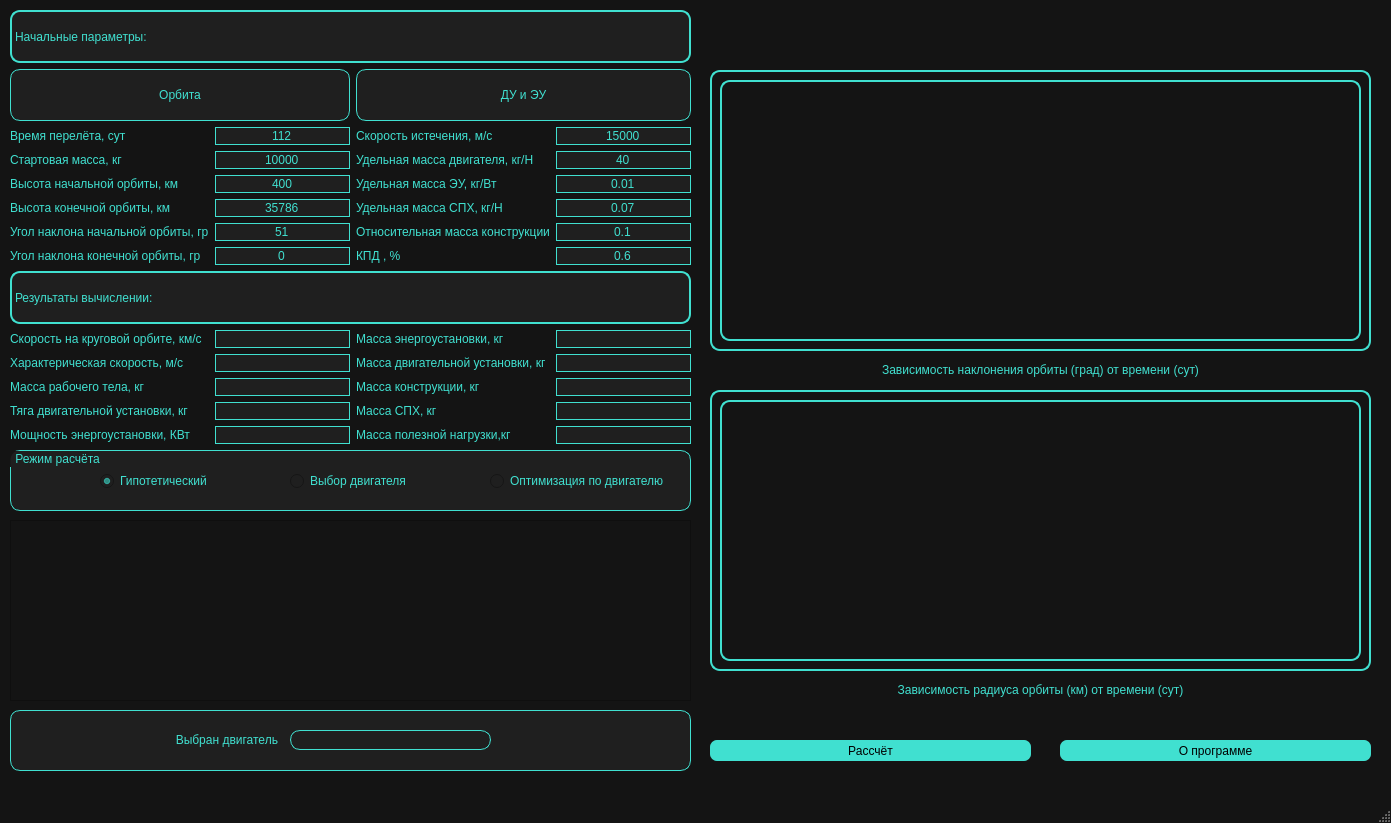
<?xml version="1.0" encoding="UTF-8"?>
<ui version="4.0">
 <class>MainWindow</class>
 <widget class="QMainWindow" name="MainWindow">
  <property name="geometry">
   <rect>
    <x>0</x>
    <y>0</y>
    <width>1391</width>
    <height>823</height>
   </rect>
  </property>
  <property name="windowTitle">
   <string>Andromeda </string>
  </property>
  <property name="styleSheet">
   <string notr="true">QMainWindow{
background-color: rgb(20, 20, 20);
color: turquoise;

}
QLineEdit
{
border-radius: 10px;
border: 1px solid turquoise;
color: turquoise;
background-color: rgb(31, 31, 31);

}
QLabel
{
background-color: rgb(20, 20, 20);
color: turquoise;
}

QTableView
{
background-color: rgb(20, 20, 20);
color: turquoise;
selection-background-color:  turquoise;
}
QTableView:selected
{
background-color: turquoise;
color: rgb(20, 20, 20);
}
QTableView QHeaderView::section{
    background: rgb(20, 20, 20);
    border: 2px outset rgb(20, 20, 20);
	color: turquoise;
}
QTableView QTableCornerButton::section {
    background: rgb(20, 20, 20);
    border: 2px outset rgb(20, 20, 20);
	color:turquoise;
}
QTableView QScrollBar{

background-color: turquoise;
color: rgb(20, 20, 20);
}
QMessageBox
{
background-color: rgb(20, 20, 20);
color: turquoise;
}

QPushButton{
	border-radius: 7px;
    color: black; 
    background: turquoise;
}
QPushButton:hover{
	border-radius: 7px;
	color: turquoise; 
    background: black;
	
}
QToolTip{
border-radius: 10px;
border: 1px solid turquoise;
color: turquoise;
background-color: rgb(31, 31, 31);
}
QGroupBox{
border-radius: 10px;
border: 1px solid turquoise;
color: turquoise;
background-color: rgb(31, 31, 31);
}


QRadioButton{
color: turquoise;
background-color: rgb(31, 31, 31);
}

indicator:checked:pressed{
color: turquoise;
background-color: rgb(31, 31, 31);
selection-background-color:  turquoise;
}</string>
  </property>
  <widget class="QWidget" name="centralwidget">
   <widget class="QWidget" name="gridLayoutWidget">
    <property name="geometry">
     <rect>
      <x>10</x>
      <y>10</y>
      <width>681</width>
      <height>434</height>
     </rect>
    </property>
    <layout class="QGridLayout" name="gridLayout">
     <item row="15" column="3">
      <widget class="QLineEdit" name="lineEdit_19">
       <property name="alignment">
        <set>Qt::AlignCenter</set>
       </property>
      </widget>
     </item>
     <item row="7" column="2">
      <widget class="QLabel" name="label_3">
       <property name="toolTip">
        <string>&lt;html&gt;&lt;head/&gt;&lt;body&gt;&lt;p&gt;Коэффициент полезного действия&lt;/p&gt;&lt;/body&gt;&lt;/html&gt;</string>
       </property>
       <property name="text">
        <string>КПД , %</string>
       </property>
      </widget>
     </item>
     <item row="17" column="1">
      <widget class="QLineEdit" name="lineEdit_16">
       <property name="alignment">
        <set>Qt::AlignCenter</set>
       </property>
      </widget>
     </item>
     <item row="2" column="0">
      <widget class="QLabel" name="label">
       <property name="text">
        <string>Время перелёта, сут</string>
       </property>
      </widget>
     </item>
     <item row="14" column="1">
      <widget class="QLineEdit" name="lineEdit_13">
       <property name="alignment">
        <set>Qt::AlignCenter</set>
       </property>
      </widget>
     </item>
     <item row="19" column="1">
      <widget class="QLineEdit" name="lineEdit_17">
       <property name="alignment">
        <set>Qt::AlignCenter</set>
       </property>
      </widget>
     </item>
     <item row="7" column="1">
      <widget class="QLineEdit" name="lineEdit_7">
       <property name="text">
        <string>0</string>
       </property>
       <property name="alignment">
        <set>Qt::AlignCenter</set>
       </property>
      </widget>
     </item>
     <item row="5" column="1">
      <widget class="QLineEdit" name="lineEdit_5">
       <property name="text">
        <string>35786</string>
       </property>
       <property name="alignment">
        <set>Qt::AlignCenter</set>
       </property>
      </widget>
     </item>
     <item row="3" column="3">
      <widget class="QLineEdit" name="lineEdit_9">
       <property name="text">
        <string>40</string>
       </property>
       <property name="alignment">
        <set>Qt::AlignCenter</set>
       </property>
      </widget>
     </item>
     <item row="7" column="3">
      <widget class="QLineEdit" name="lineEdit_3">
       <property name="text">
        <string>0.6</string>
       </property>
       <property name="alignment">
        <set>Qt::AlignCenter</set>
       </property>
      </widget>
     </item>
     <item row="16" column="1">
      <widget class="QLineEdit" name="lineEdit_15">
       <property name="alignment">
        <set>Qt::AlignCenter</set>
       </property>
      </widget>
     </item>
     <item row="16" column="0">
      <widget class="QLabel" name="label_14">
       <property name="text">
        <string>Масса рабочего тела, кг</string>
       </property>
      </widget>
     </item>
     <item row="3" column="2">
      <widget class="QLabel" name="label_11">
       <property name="text">
        <string>Удельная масса двигателя, кг/Н</string>
       </property>
      </widget>
     </item>
     <item row="17" column="3">
      <widget class="QLineEdit" name="lineEdit_21">
       <property name="alignment">
        <set>Qt::AlignCenter</set>
       </property>
      </widget>
     </item>
     <item row="2" column="2">
      <widget class="QLabel" name="label_4">
       <property name="text">
        <string>Скорость истечения, м/c</string>
       </property>
      </widget>
     </item>
     <item row="6" column="2">
      <widget class="QLabel" name="label_24">
       <property name="text">
        <string>Относительная масса конструкции</string>
       </property>
      </widget>
     </item>
     <item row="4" column="1">
      <widget class="QLineEdit" name="lineEdit_4">
       <property name="text">
        <string>400</string>
       </property>
       <property name="alignment">
        <set>Qt::AlignCenter</set>
       </property>
      </widget>
     </item>
     <item row="2" column="3">
      <widget class="QLineEdit" name="lineEdit_8">
       <property name="text">
        <string>15000</string>
       </property>
       <property name="alignment">
        <set>Qt::AlignCenter</set>
       </property>
      </widget>
     </item>
     <item row="19" column="3">
      <widget class="QLineEdit" name="lineEdit_22">
       <property name="alignment">
        <set>Qt::AlignCenter</set>
       </property>
      </widget>
     </item>
     <item row="4" column="0">
      <widget class="QLabel" name="label_5">
       <property name="text">
        <string>Высота начальной орбиты, км</string>
       </property>
      </widget>
     </item>
     <item row="5" column="0">
      <widget class="QLabel" name="label_6">
       <property name="text">
        <string>Высота конечной орбиты, км</string>
       </property>
      </widget>
     </item>
     <item row="19" column="2">
      <widget class="QLabel" name="label_20">
       <property name="text">
        <string>Масса полезной нагрузки,кг</string>
       </property>
      </widget>
     </item>
     <item row="4" column="3">
      <widget class="QLineEdit" name="lineEdit_10">
       <property name="text">
        <string>0.01</string>
       </property>
       <property name="alignment">
        <set>Qt::AlignCenter</set>
       </property>
      </widget>
     </item>
     <item row="14" column="3">
      <widget class="QLineEdit" name="lineEdit_18">
       <property name="alignment">
        <set>Qt::AlignCenter</set>
       </property>
      </widget>
     </item>
     <item row="15" column="0">
      <widget class="QLabel" name="label_12">
       <property name="text">
        <string>Характерическая скорость, м/с</string>
       </property>
      </widget>
     </item>
     <item row="6" column="1">
      <widget class="QLineEdit" name="lineEdit_6">
       <property name="text">
        <string>51</string>
       </property>
       <property name="alignment">
        <set>Qt::AlignCenter</set>
       </property>
      </widget>
     </item>
     <item row="19" column="0">
      <widget class="QLabel" name="label_16">
       <property name="text">
        <string>Мощность энергоустановки, КВт</string>
       </property>
      </widget>
     </item>
     <item row="3" column="1">
      <widget class="QLineEdit" name="lineEdit_2">
       <property name="text">
        <string>10000</string>
       </property>
       <property name="alignment">
        <set>Qt::AlignCenter</set>
       </property>
      </widget>
     </item>
     <item row="15" column="1">
      <widget class="QLineEdit" name="lineEdit_14">
       <property name="alignment">
        <set>Qt::AlignCenter</set>
       </property>
      </widget>
     </item>
     <item row="16" column="3">
      <widget class="QLineEdit" name="lineEdit_20">
       <property name="alignment">
        <set>Qt::AlignCenter</set>
       </property>
      </widget>
     </item>
     <item row="17" column="2">
      <widget class="QLabel" name="label_19">
       <property name="toolTip">
        <string>&lt;html&gt;&lt;head/&gt;&lt;body&gt;&lt;p&gt;Масса системы подачи и хранения&lt;/p&gt;&lt;/body&gt;&lt;/html&gt;</string>
       </property>
       <property name="text">
        <string>Масса СПХ, кг</string>
       </property>
      </widget>
     </item>
     <item row="4" column="2">
      <widget class="QLabel" name="label_22">
       <property name="toolTip">
        <string>&lt;html&gt;&lt;head/&gt;&lt;body&gt;&lt;p&gt;Удельная масса энергоустановки&lt;/p&gt;&lt;/body&gt;&lt;/html&gt;</string>
       </property>
       <property name="text">
        <string>Удельная масса ЭУ, кг/Вт</string>
       </property>
      </widget>
     </item>
     <item row="6" column="0">
      <widget class="QLabel" name="label_7">
       <property name="text">
        <string>Угол наклона начальной орбиты, гр</string>
       </property>
      </widget>
     </item>
     <item row="3" column="0">
      <widget class="QLabel" name="label_2">
       <property name="text">
        <string>Стартовая масса, кг</string>
       </property>
      </widget>
     </item>
     <item row="17" column="0">
      <widget class="QLabel" name="label_15">
       <property name="text">
        <string>Тяга двигательной установки, кг</string>
       </property>
      </widget>
     </item>
     <item row="7" column="0">
      <widget class="QLabel" name="label_8">
       <property name="text">
        <string>Угол наклона конечной орбиты, гр</string>
       </property>
      </widget>
     </item>
     <item row="15" column="2">
      <widget class="QLabel" name="label_13">
       <property name="text">
        <string>Масса двигательной установки, кг</string>
       </property>
      </widget>
     </item>
     <item row="5" column="3">
      <widget class="QLineEdit" name="lineEdit_11">
       <property name="text">
        <string>0.07</string>
       </property>
       <property name="alignment">
        <set>Qt::AlignCenter</set>
       </property>
      </widget>
     </item>
     <item row="6" column="3">
      <widget class="QLineEdit" name="lineEdit_12">
       <property name="text">
        <string>0.1</string>
       </property>
       <property name="alignment">
        <set>Qt::AlignCenter</set>
       </property>
      </widget>
     </item>
     <item row="1" column="0" colspan="2">
      <widget class="QLabel" name="label_28">
       <property name="styleSheet">
        <string notr="true">border-radius: 10px;
border: 1px solid turquoise;
color: turquoise;
background-color: rgb(31, 31, 31);</string>
       </property>
       <property name="text">
        <string>Орбита</string>
       </property>
       <property name="alignment">
        <set>Qt::AlignCenter</set>
       </property>
      </widget>
     </item>
     <item row="11" column="0" colspan="4">
      <widget class="QLabel" name="label_10">
       <property name="styleSheet">
        <string notr="true">border-radius: 10px;
border: 2px solid turquoise;
color: turquoise;
background-color: rgb(31, 31, 31);</string>
       </property>
       <property name="text">
        <string>Результаты вычислении:</string>
       </property>
       <property name="alignment">
        <set>Qt::AlignLeading|Qt::AlignLeft|Qt::AlignVCenter</set>
       </property>
      </widget>
     </item>
     <item row="1" column="2" colspan="2">
      <widget class="QLabel" name="label_29">
       <property name="toolTip">
        <string>&lt;html&gt;&lt;head/&gt;&lt;body&gt;&lt;p&gt;Параметры двигательной и энергетической установок&lt;/p&gt;&lt;/body&gt;&lt;/html&gt;</string>
       </property>
       <property name="styleSheet">
        <string notr="true">border-radius: 10px;
border: 1px solid turquoise;
color: turquoise;
background-color: rgb(31, 31, 31);</string>
       </property>
       <property name="text">
        <string>ДУ и ЭУ</string>
       </property>
       <property name="alignment">
        <set>Qt::AlignCenter</set>
       </property>
      </widget>
     </item>
     <item row="14" column="0">
      <widget class="QLabel" name="label_25">
       <property name="text">
        <string>Скорость на круговой орбите, км/c</string>
       </property>
      </widget>
     </item>
     <item row="2" column="1">
      <widget class="QLineEdit" name="lineEdit">
       <property name="text">
        <string>112</string>
       </property>
       <property name="alignment">
        <set>Qt::AlignCenter</set>
       </property>
      </widget>
     </item>
     <item row="5" column="2">
      <widget class="QLabel" name="label_23">
       <property name="toolTip">
        <string>&lt;html&gt;&lt;head/&gt;&lt;body&gt;&lt;p&gt;Удельная масса системы подачи и хранения&lt;/p&gt;&lt;/body&gt;&lt;/html&gt;</string>
       </property>
       <property name="text">
        <string>Удельная масса СПХ, кг/Н</string>
       </property>
      </widget>
     </item>
     <item row="14" column="2">
      <widget class="QLabel" name="label_17">
       <property name="text">
        <string>Масса энергоустановки, кг</string>
       </property>
      </widget>
     </item>
     <item row="0" column="0" colspan="4">
      <widget class="QLabel" name="label_9">
       <property name="styleSheet">
        <string notr="true">border-radius: 10px;
border: 2px solid turquoise;
color: turquoise;
background-color: rgb(31, 31, 31);</string>
       </property>
       <property name="text">
        <string>Начальные параметры:</string>
       </property>
       <property name="alignment">
        <set>Qt::AlignLeading|Qt::AlignLeft|Qt::AlignVCenter</set>
       </property>
      </widget>
     </item>
     <item row="16" column="2">
      <widget class="QLabel" name="label_18">
       <property name="text">
        <string>Масса конструкции, кг</string>
       </property>
      </widget>
     </item>
    </layout>
   </widget>
   <widget class="QTableView" name="tableView">
    <property name="geometry">
     <rect>
      <x>10</x>
      <y>520</y>
      <width>681</width>
      <height>181</height>
     </rect>
    </property>
    <property name="toolTip">
     <string>&lt;html&gt;&lt;head/&gt;&lt;body&gt;&lt;p&gt;Кликнув выбрать номер двигателя в колонке &amp;quot;Код&amp;quot;&lt;/p&gt;&lt;p&gt;Нажать Enter&lt;/p&gt;&lt;/body&gt;&lt;/html&gt;</string>
    </property>
    <property name="styleSheet">
     <string notr="true"/>
    </property>
   </widget>
   <widget class="QLabel" name="label_21">
    <property name="geometry">
     <rect>
      <x>700</x>
      <y>10</y>
      <width>671</width>
      <height>51</height>
     </rect>
    </property>
    <property name="styleSheet">
     <string notr="true">image: url(images/logo_BG.png);
</string>
    </property>
    <property name="text">
     <string/>
    </property>
   </widget>
   <widget class="QGroupBox" name="groupBox">
    <property name="geometry">
     <rect>
      <x>10</x>
      <y>450</y>
      <width>681</width>
      <height>61</height>
     </rect>
    </property>
    <property name="title">
     <string> Режим расчёта</string>
    </property>
    <property name="alignment">
     <set>Qt::AlignBottom|Qt::AlignLeading|Qt::AlignLeft</set>
    </property>
    <widget class="QRadioButton" name="radioButton">
     <property name="geometry">
      <rect>
       <x>90</x>
       <y>20</y>
       <width>111</width>
       <height>22</height>
      </rect>
     </property>
     <property name="text">
      <string>Гипотетический</string>
     </property>
     <property name="checked">
      <bool>true</bool>
     </property>
    </widget>
    <widget class="QRadioButton" name="radioButton_2">
     <property name="geometry">
      <rect>
       <x>280</x>
       <y>20</y>
       <width>121</width>
       <height>22</height>
      </rect>
     </property>
     <property name="text">
      <string>Выбор двигателя</string>
     </property>
    </widget>
    <widget class="QRadioButton" name="radioButton_3">
     <property name="geometry">
      <rect>
       <x>480</x>
       <y>20</y>
       <width>181</width>
       <height>22</height>
      </rect>
     </property>
     <property name="text">
      <string>Оптимизация по двигателю</string>
     </property>
    </widget>
   </widget>
   <widget class="QLabel" name="label_27">
    <property name="geometry">
     <rect>
      <x>10</x>
      <y>710</y>
      <width>681</width>
      <height>61</height>
     </rect>
    </property>
    <property name="styleSheet">
     <string notr="true">border-radius: 10px;
border: 1px solid turquoise;
color: turquoise;
background-color: rgb(31, 31, 31);</string>
    </property>
    <property name="text">
     <string/>
    </property>
    <property name="alignment">
     <set>Qt::AlignLeading|Qt::AlignLeft|Qt::AlignVCenter</set>
    </property>
   </widget>
   <widget class="QLabel" name="label_26">
    <property name="geometry">
     <rect>
      <x>130</x>
      <y>730</y>
      <width>148</width>
      <height>20</height>
     </rect>
    </property>
    <property name="styleSheet">
     <string notr="true">background-color: rgb(31, 31, 31);</string>
    </property>
    <property name="text">
     <string>Выбран двигатель</string>
    </property>
    <property name="alignment">
     <set>Qt::AlignRight|Qt::AlignTrailing|Qt::AlignVCenter</set>
    </property>
   </widget>
   <widget class="QLineEdit" name="lineEdit_23">
    <property name="geometry">
     <rect>
      <x>290</x>
      <y>730</y>
      <width>201</width>
      <height>20</height>
     </rect>
    </property>
    <property name="alignment">
     <set>Qt::AlignCenter</set>
    </property>
   </widget>
   <widget class="QPushButton" name="pushButton">
    <property name="geometry">
     <rect>
      <x>710</x>
      <y>740</y>
      <width>321</width>
      <height>21</height>
     </rect>
    </property>
    <property name="styleSheet">
     <string notr="true"/>
    </property>
    <property name="text">
     <string>Рассчёт</string>
    </property>
   </widget>
   <widget class="QPushButton" name="pushButton_2">
    <property name="geometry">
     <rect>
      <x>1060</x>
      <y>740</y>
      <width>311</width>
      <height>21</height>
     </rect>
    </property>
    <property name="styleSheet">
     <string notr="true"/>
    </property>
    <property name="text">
     <string>О программе</string>
    </property>
   </widget>
   <widget class="QLabel" name="label_31">
    <property name="geometry">
     <rect>
      <x>710</x>
      <y>360</y>
      <width>661</width>
      <height>20</height>
     </rect>
    </property>
    <property name="text">
     <string>Зависимость наклонения орбиты (град) от времени (сут)</string>
    </property>
    <property name="alignment">
     <set>Qt::AlignCenter</set>
    </property>
   </widget>
   <widget class="QWidget" name="widget_2" native="true">
    <property name="geometry">
     <rect>
      <x>710</x>
      <y>70</y>
      <width>661</width>
      <height>281</height>
     </rect>
    </property>
    <property name="styleSheet">
     <string notr="true">border-radius: 10px;
border: 2px solid turquoise;
color: turquoise;
background-color: rgb(20, 20, 20);</string>
    </property>
    <widget class="QCustomPlot" name="widget" native="true">
     <property name="geometry">
      <rect>
       <x>10</x>
       <y>10</y>
       <width>641</width>
       <height>261</height>
      </rect>
     </property>
    </widget>
   </widget>
   <widget class="QWidget" name="widget_3" native="true">
    <property name="geometry">
     <rect>
      <x>710</x>
      <y>390</y>
      <width>661</width>
      <height>281</height>
     </rect>
    </property>
    <property name="styleSheet">
     <string notr="true">border-radius: 10px;
border: 2px solid turquoise;
color: turquoise;
background-color: rgb(20, 20, 20);</string>
    </property>
    <widget class="QCustomPlot" name="widget_4" native="true">
     <property name="geometry">
      <rect>
       <x>10</x>
       <y>10</y>
       <width>641</width>
       <height>261</height>
      </rect>
     </property>
    </widget>
   </widget>
   <widget class="QLabel" name="label_32">
    <property name="geometry">
     <rect>
      <x>710</x>
      <y>680</y>
      <width>661</width>
      <height>20</height>
     </rect>
    </property>
    <property name="text">
     <string>Зависимость радиуса орбиты (км) от времени (сут)</string>
    </property>
    <property name="alignment">
     <set>Qt::AlignCenter</set>
    </property>
   </widget>
   <zorder>label_21</zorder>
   <zorder>gridLayoutWidget</zorder>
   <zorder>tableView</zorder>
   <zorder>groupBox</zorder>
   <zorder>label_27</zorder>
   <zorder>label_26</zorder>
   <zorder>lineEdit_23</zorder>
   <zorder>pushButton</zorder>
   <zorder>pushButton_2</zorder>
   <zorder>label_31</zorder>
   <zorder>widget_2</zorder>
   <zorder>widget_3</zorder>
   <zorder>label_32</zorder>
  </widget>
  <widget class="QMenuBar" name="menubar">
   <property name="geometry">
    <rect>
     <x>0</x>
     <y>0</y>
     <width>1391</width>
     <height>21</height>
    </rect>
   </property>
  </widget>
  <widget class="QStatusBar" name="statusbar"/>
 </widget>
 <customwidgets>
  <customwidget>
   <class>QCustomPlot</class>
   <extends>QWidget</extends>
   <header>qcustomplot.h</header>
   <container>1</container>
  </customwidget>
 </customwidgets>
 <resources/>
 <connections/>
</ui>
